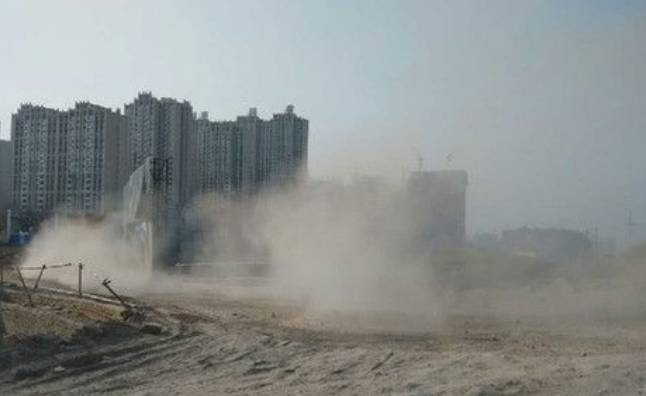
#> input picture images/001.jpg, 646 x 396 px
$ python dust_process.py
#> lines starting #> are read from the running program, lines starting #| are printed output that depends on the picture
#> in practice_enhence, img is the input picture: shape (396, 646, 3); mean B, G, R 141.8, 143.1, 139
import cv2 as cv
import numpy as np
import os
from PIL import Image
import xml.etree.ElementTree as ET
import shutil
import warnings

warnings.filterwarnings("ignore")


# [5 lines left out: function rename_file, not called in this run]


def rand(a=0, b=1):
    return np.random.rand() * (b - a) + a


# [36 lines left out: function random_zoom, not called in this run]


def hsv_changing(img, hu=0.5, s=0.5, v=0.5):
#> called with hu = 0.5, s = 0.5, v = 0.5
    dtype = img.dtype
    r = np.random.uniform(-1, 1, 3) * [hu, s, v] + 1
    hu, s, v = cv.split(cv.cvtColor(img, cv.COLOR_RGB2HSV))
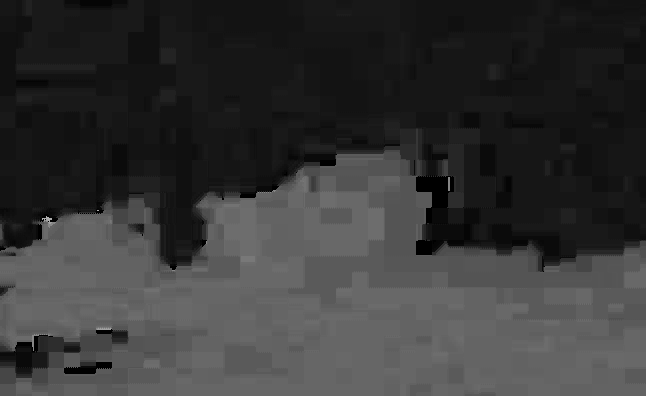
#> hu: shape (396, 646); min 0, max 176, mean 54.1
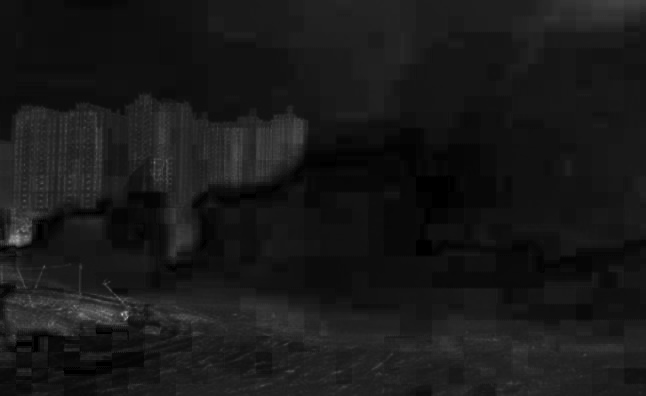
#> s: shape (396, 646); min 0, max 193, mean 24.6
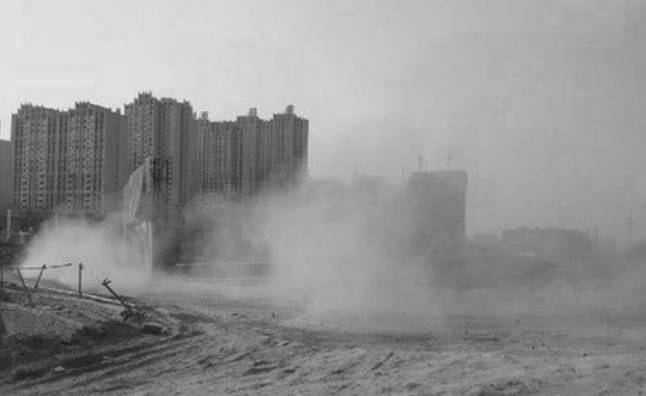
#> v: shape (396, 646); min 27, max 253, mean 147.1

    x = np.arange(0, 256, dtype=r.dtype)
    lut_h = ((r[0] * x) % 180).astype(dtype)
    lut_s = np.clip(r[1] * x, 0, 255).astype(dtype)
#> lut_s = 256 values from 0 to 255
    lut_v = np.clip(r[2] * x, 0, 255).astype(dtype)
#> lut_v = 256 values from 0 to 255

    img_new = cv.merge((cv.LUT(hu, lut_h), cv.LUT(s, lut_s), cv.LUT(v, lut_v)))
#> img_new: shape (396, 646, 3); mean H, S, V 56.3, 29.4, 161.7
    img_new = cv.cvtColor(img_new, cv.COLOR_HSV2RGB)
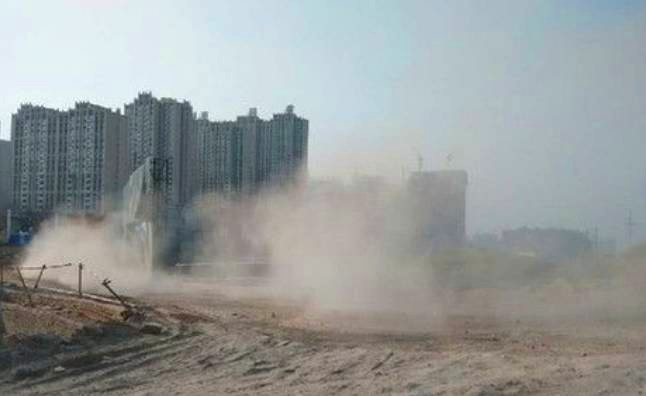
#> img_new: shape (396, 646, 3); mean B, G, R 154.5, 155.3, 150.8
    return img_new


# [87 lines left out: functions judge_box, get_boss, correct_box, not called in this run]


def delete_redundancy(path, file):
    if "new_new" in file:
        os.remove(path + file)


# [26 lines left out: function main, not called in this run]


def practice_enhence():
    img = cv.imread("images/001.jpg")
    cv.imshow("img", img)
    img_new = hsv_changing(img)
    cv.imshow("img_new", img_new)
    cv.waitKey(0)
    cv.destroyAllWindows()


if __name__ == "__main__":
    # img_path = "./images/"
    # rename_file(img_path)

    # main()

    practice_enhence()
